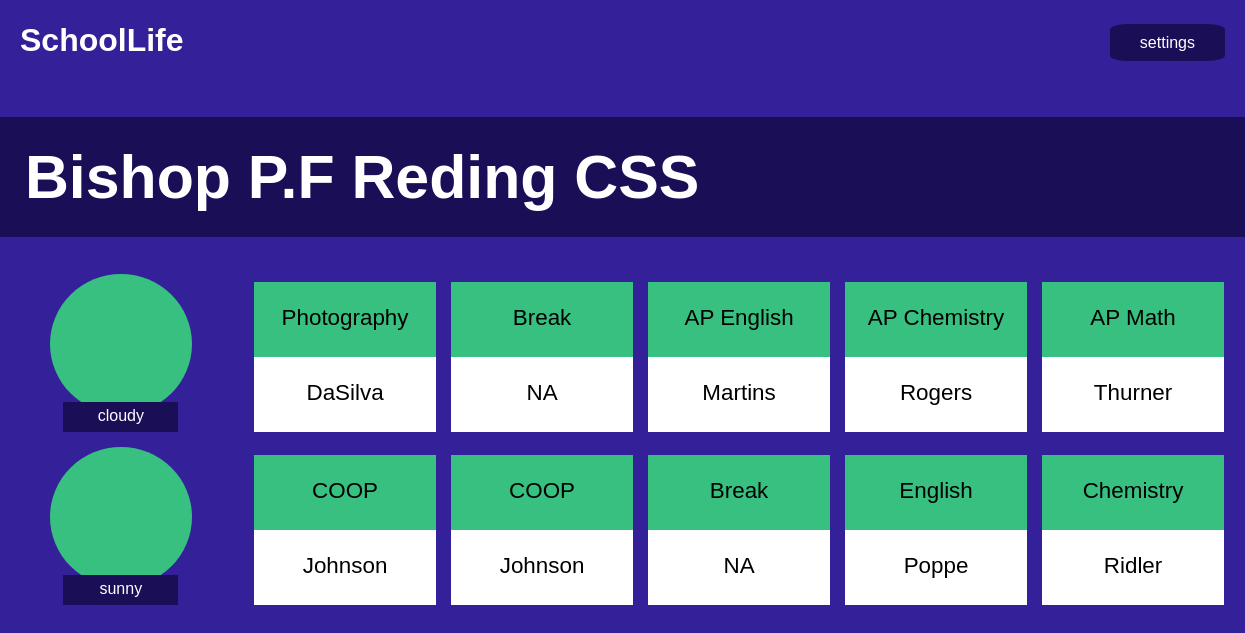
Page /home (signed in) on the committed database.
### app.py (models this page shows)
class Users(db.Model): # defined users model
    id = db.Column(db.Integer, primary_key=True)
    username = db.Column(db.String)
    password = db.Column(db.String) # hash
    community = db.Column(db.String)
    schedule_given = db.Column(db.Boolean)
    color = db.Column(db.String)

class Schedule(db.Model): # defined schedules model
    id = db.Column(db.Integer, primary_key=True)
    username = db.Column(db.String)
    period = db.Column(db.Integer)
    subject = db.Column(db.String)
    teacher = db.Column(db.String)

### app.py (the view)
@app.route("/home")
def home():
    user = Users.query.filter_by(id=session.get("user_id")).first()
    if not user:
        return redirect("/login")
    if user.community == "null" or not user.community:
        return redirect("/join_community")
    elif not user.schedule_given:
        return redirect("/schedule")
    filtered_members = Users.query.filter_by(community=user.community, schedule_given=True).all()
    members = [user.username for user in filtered_members]
    comm = Community.query.filter_by(community=user.community).first()
    columns = comm.periods * 2 + 1
    rows = len(members)
    big_list = [[None for _ in range(columns)] for _ in range(rows)]
    for i in range(len(members)):
        big_list[i][0] = members[i]
        filtered_schedule = Schedule.query.filter_by(username=members[i]).all()
        subjects = [user.subject for user in filtered_schedule]
        teachers = [user.teacher for user in filtered_schedule]
        for a in range(len(subjects)):
            big_list[i][a + 1] = subjects[a]
            big_list[i][a + 1 + comm.periods] = teachers[a]
    print(big_list)
    return render_template("home.html", total=big_list, periods=comm.periods, community=user.community, color=user.color)

### app.py (called while the page is built)
@app.after_request
def after_request(response): # Ensure responses aren't cached
    response.headers["Cache-Control"] = "no-cache, no-store, must-revalidate"
    response.headers["Expires"] = 0
    response.headers["Pragma"] = "no-cache"
    return response

### templates/home.html (shortened to what this page needs)
<!DOCTYPE html>
<html lang="en">
  <head>
    <link href="/static/styles.css" rel="stylesheet"/>
  </head>
  <body class="home_page">
    <div class="align-horizontal">
        <h1 class="logo">SchoolLife</h1>
        <div class="setting-icon"><a href="/settings" class="settings">settings</a></div>
    </div>
    <h1 class="white-font community-name big">{{ community }}</h1>
    {% for item in total %}
      <div class="single_schedule">
        <div class="profile">
          <div class="profile-color"></div>
          <div class="username white-font">{{ item[0] }}</div>
        </div>
        <div class="squares">
          <div class="top-squares">
            {% for i in range(periods) %}
              <div class="rect top"><p class="subject">{{ item[i + 1] }}</p></div>
            {% endfor %}
          </div>
          <div class="bottom-squares">
            {% for i in range(periods) %}
              <div class="rect bottom"><p class="teacher">{{ item[i + 1 + periods] }}</p></div>
            {% endfor %}
          </div>
        </div>
      </div>
    {% endfor %}
  </body>
</html>

### static/styles.css (style rules this page uses)
* { box-sizing: border-box; }
.create_schedule_page, .home_page { background: #342098; width: 100%; margin: 0; padding: 0; font-family: sans-serif; }
.white-font { color: white; }
.big { font-size: 3.8rem; }
.align-horizontal { display: flex; flex-direction: row; justify-content: space-between; align-items: center; width: 100%; height: 10vh; padding: 20px; }
.setting-icon { margin-top: 5px; font-size: 1rem; color: white; text-align: center; }
.settings { background: #1A0E56; border-radius: 15%; padding: 10px 30px; text-decoration: none; color: white; }
.logo { font-size: 2rem; color: white; padding: 0; margin: 0; }
.single_schedule { width: 100%; display: flex; flex-direction: row; margin-bottom: 15px; }
.profile { margin-right: 5%; margin-left: 4%; display: flex; flex-direction: column; align-items: center; justify-content: end; }
.username { background: #1A0E56; width: 115px; height: 30px; margin-top: -15px; padding: 5px; text-align: center; font-size: 1rem; }
.squares { display: flex; flex-direction: column; justify-content: end; }
.rect { width: 182px; height: 75px; margin-right: 15px; text-align: center; font-size: 1.4rem; }
.bottom { background: white; }
.top-squares, .bottom-squares { width: 100%; display: flex; flex-direction: row; align-items: center; }
.community-name { padding-left: 2%; padding-top: 2%; padding-bottom: 2%; margin-top: 3%; margin-bottom: 3%; width: 100%; background: #1A0E56; }
a { text-decoration: none; }

### rows in the picture
Users: community "Bishop P.F Reding CSS", username "cloudy"
Schedule: subject "Photography", teacher "DaSilva"
Schedule: subject "Break", teacher "NA"
Schedule: subject "AP English", teacher "Martins"
Schedule: subject "AP Chemistry", teacher "Rogers"
Schedule: subject "AP Math", teacher "Thurner"
Users: username "sunny"
Schedule: subject "COOP", teacher "Johnson"
Schedule: subject "COOP", teacher "Johnson"
Schedule: subject "Break", teacher "NA"
Schedule: subject "English", teacher "Poppe"
Schedule: subject "Chemistry", teacher "Ridler"
